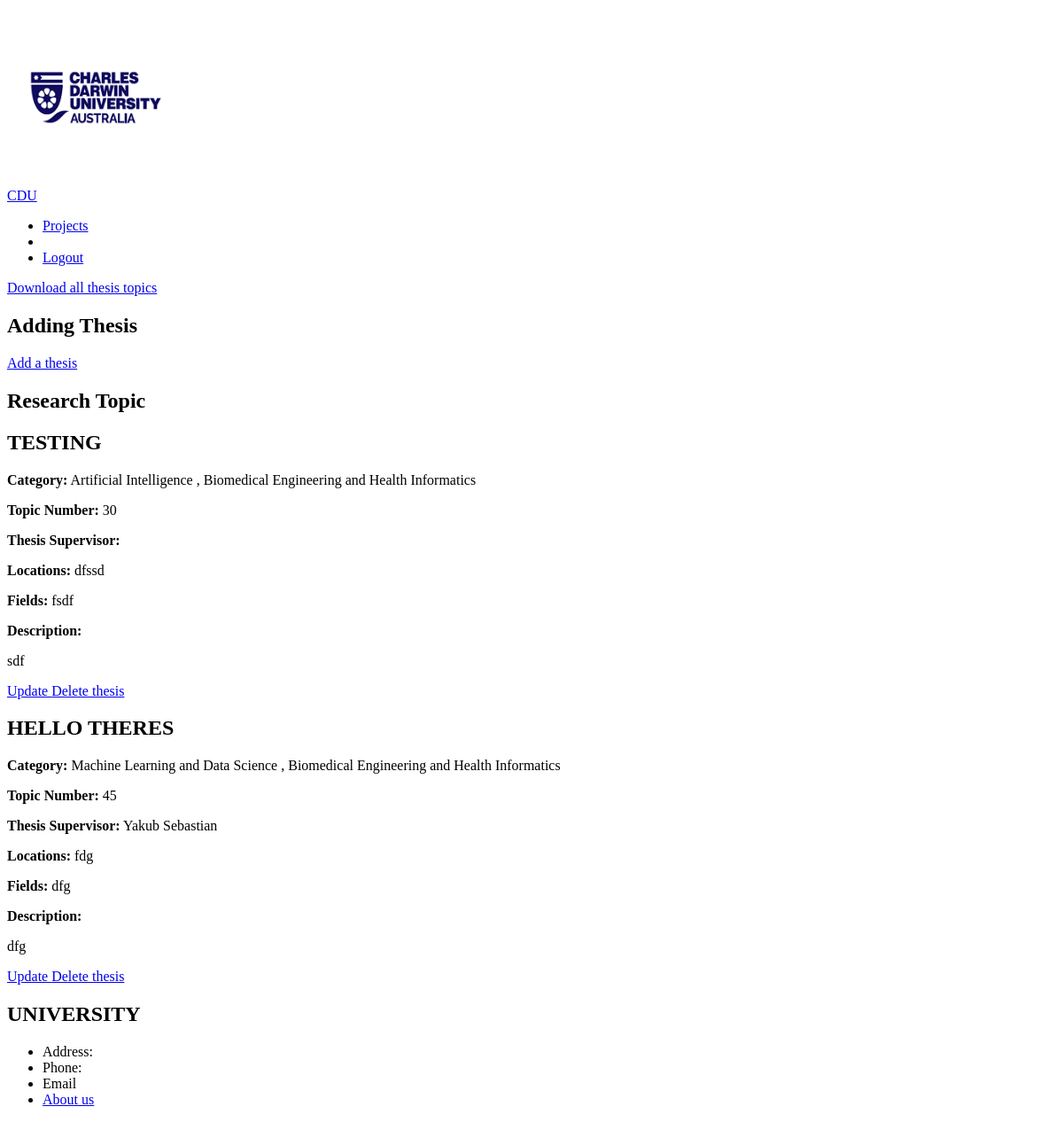
Before: /management/projects/ (signed in) with the older database file.
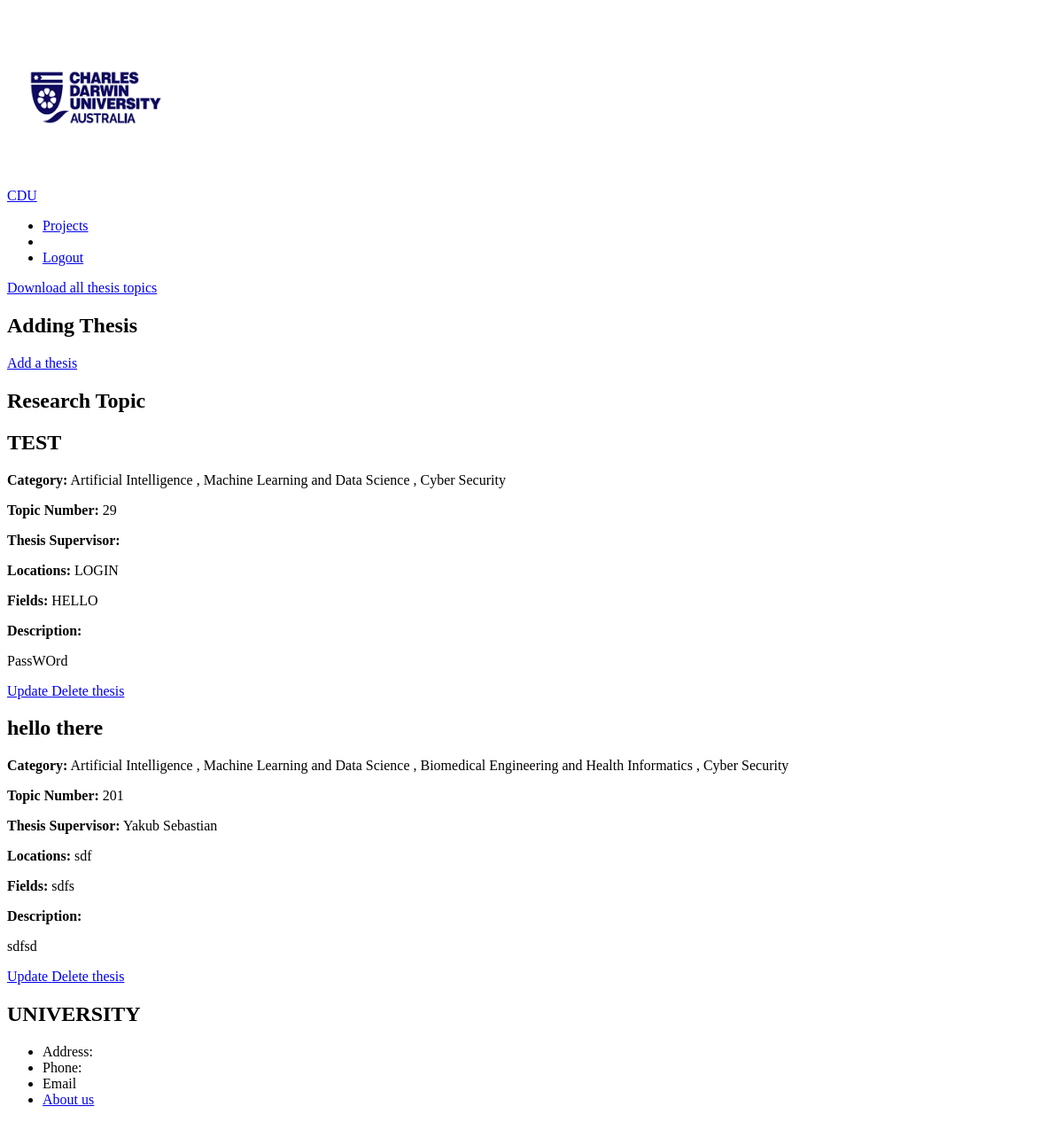
After: the same page with the newer database file.
### management/models.py (models this page shows, shortened)
class Project(models.Model):
    supervisor = models.ForeignKey(User, null=True, on_delete=models.SET_NULL)
    title = models.CharField(max_length=100, null=True)
    category = models.ManyToManyField("Category", blank=True)
    topic_num = models.PositiveIntegerField("Topic number", null=True, unique=True)
    location = models.CharField("location", max_length=100, null=True)
    research_areas = models.CharField("Fields of study", max_length=100, null=True)
    description = models.TextField(blank=True)

class Category(models.Model):
    name = models.CharField(max_length=100)

### accounts/models.py (models this page shows)
class User(AbstractUser):
    USER_TYPE_CHOICES = (
        ('unit_coordinator', 'Unit Coordinator'),
        ('supervisor', 'Supervisor'),
        ('student', 'Student'),
    )
    user_type = models.CharField(max_length=20, choices=USER_TYPE_CHOICES, default='student')
    groups = models.ManyToManyField(
        'auth.Group',
        verbose_name='groups',
        blank=True,
        help_text='The groups this user belongs to. A user will get all permissions granted to each of their groups.',
        related_name='custom_user_set',
        related_query_name='user',
    )
    user_permissions = models.ManyToManyField(
        'auth.Permission',
        verbose_name='user permissions',
        blank=True,
        help_text='Specific permissions for this user.',
        related_name='custom_user_set',
        related_query_name='user',
    )

### management/views.py (the view)
# urls.py: path("projects/", views.manage_project, name="manage-project"),
def manage_project(request):
    projects_list = Project.objects.all().order_by("topic_num")
    context = {
        "projects": projects_list
    }
    return render(request, "management/management_project.html", context)

### management/templates/management/management_project.html (shortened to what this page needs)
{% extends "management/management_base.html" %}
{% load static %}
{% block css_files %}
    <link rel="stylesheet" href="{% static "management_project.css"%}">
{% endblock %}
{% block content %}
<a href="{% url "project-csv" %}">Download all thesis topics</a>
{% if user.is_authenticated  %}
    {% if user.user_type == "unit_coordinator" %}
        <section class="add">
            <h1>Adding Thesis</h1>
            <a href="{% url "add-project" %}">Add a thesis</a>
        </section>
        <section class="unit_coordinator">
            <h1 class="container__heading">Research Topic</h1>
            {% for project in projects %}
                <section class="section">
                    <div class="container">
                        <div class="project">
                            <h2 class="project__heading">{{ project.title }}</h2>
                            <p><strong>Category:</strong>
                                {% for category in project.category.all %}
                                    {{ category.name }}
                                    {% if not forloop.last %}, {% endif %}
                                {% endfor %}
                            </p>
                            <p><strong>Topic Number:</strong> {{ project.topic_num }}</p>
                            <p><strong>Thesis Supervisor:</strong> {{ project.supervisor.first_name }} {{ project.supervisor.last_name }}</p>
                            <p><strong>Locations:</strong> {{ project.location }}</p>
                            <p><strong>Fields:</strong> {{ project.research_areas }}</p>
                            <p><strong>Description: </strong> {{ project.description|linebreaks }}</p>
                        </div>
                    </div>
                </section>
                <section class="section">
                    <a class="link" href="{% url 'update-project' project.topic_num %}"> Update </a>
                    <a class="link" href="{% url 'delete-project' project.topic_num %}"> Delete thesis </a>
                </section>
            {% endfor %}
        </section>
    {% endif %}
    {% else %}
    Hey, you are not allowed here
{% endif %}
{% endblock content %}

Changed rows visible on the page:
removed Project: title "TESTING", topic_num "30", location "dfssd", research_areas "fsdf", description "sdf", Category (name "Artificial Intelligence"), Category (name "Biomedical Engineering and Health Informatics")
removed Project: title "HELLO THERES", topic_num "45", supervisor.first_name "Yakub", supervisor.last_name "Sebastian", location "fdg", research_areas "dfg", description "dfg", Category (name "Machine Learning and Data Science"), Category (name "Biomedical Engineering and Health Informatics")
added Project: title "TEST", topic_num "29", location "LOGIN", research_areas "HELLO", description "PassWOrd", Category (name "Artificial Intelligence"), Category (name "Machine Learning and Data Science")
now on this page (row unchanged): Category: name "Cyber Security"
added Project: title "hello there", topic_num "201", supervisor.first_name "Yakub", supervisor.last_name "Sebastian", location "sdf", research_areas "sdfs", description "sdfsd", Category (name "Artificial Intelligence"), Category (name "Machine Learning and Data Science"), Category (name "Biomedical Engineering and Health Informatics")
